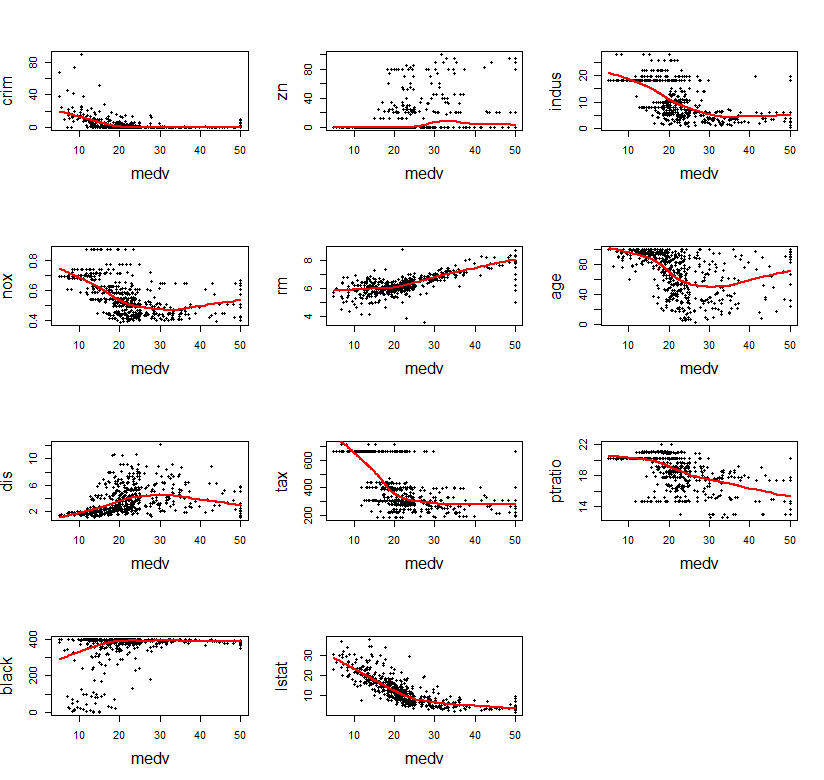

Recreate this plot in R.
if (!require(MASS)) install.packages('MASS')
library(MASS)

data("Boston")
Boston <- Boston[,-c(4,9)]

#Scatterplot
dev.new(width=6, height=5)
par(mfrow=c(4,3))

for (i in 1:11) {
  x <- Boston[,i]
  plot(Boston$medv, x, xlab="medv", ylab=colnames(Boston)[i], pch=20, cex.lab=1.5)
  #abline(lm(Boston$medv~x), col="red") # regression line (y~x)
  lines(lowess(Boston$medv, x),lty="solid" , col="red", lwd=2) # lowess line (x,y)
}
